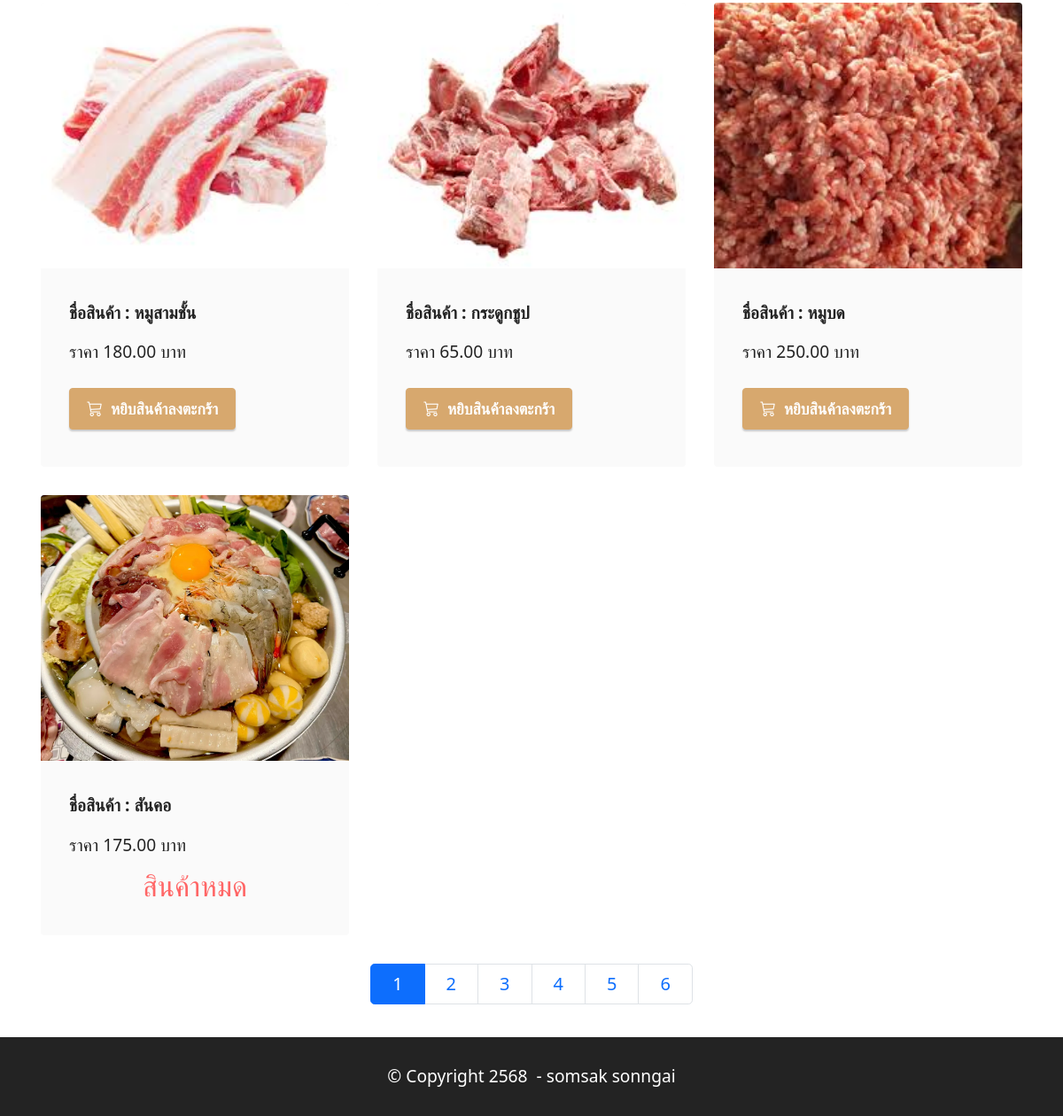
Before: /product/ (lower part) with the older database file.
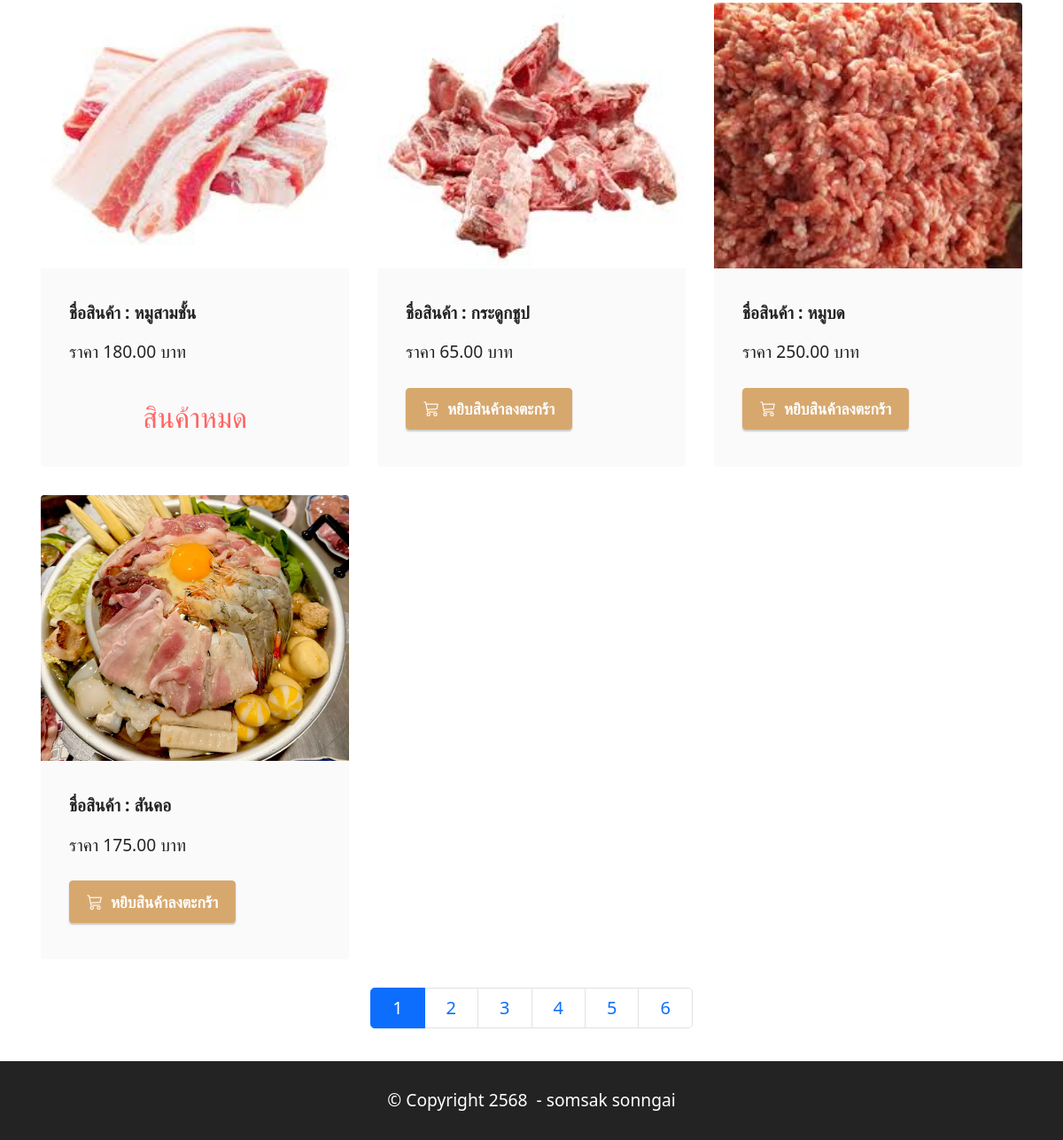
After: the same page with the newer database file.
### productapp/models.py (models this page shows, shortened)
class Product1(models.Model):
    category = models.ForeignKey(Category, on_delete=models.CASCADE,null=True)  # เชื่อมโยงกับ Category
    name = models.CharField(max_length=100)  # ชื่อสินค้า
    description = models.TextField(max_length=500)
    price = models.DecimalField(max_digits=10, decimal_places=2)
    stock = models.DecimalField(max_digits=10, decimal_places=2)
    is_trending = models.BooleanField(default=False)
    image = models.ImageField(upload_to="product")
    profitprice = models.DecimalField(max_digits=10, decimal_places=2)
    created_at = models.DateTimeField(auto_now_add=True)  # วันที่เพิ่ม
    updated_at = models.DateTimeField(auto_now=True)      # วันที่แก้ไข
    barcode = models.CharField(max_length=13, unique=True) # สามารถที่จะทำการเพิ่มได้แค่ 13 ตัว
    class Meta:
        verbose_name = "Product"
        verbose_name_plural = "รายการสินค้า"

### productapp/views.py (the view)
# urls.py: path('product/',views.product_list,name='product1'),
def product_list(request):
     all_product=Product1.objects.all().order_by("category") # เรียกลำดับจากชื่อสินค้า ถ้าเป็นการเพิ่ม order_by ตัวนี้จะมีการเชื่อมโยงกับ Product.html
     page=request.GET.get("page") # ดึงค่า parameter page เพิ่อระบุว่าผู้ใช้ต้องการดูหน้าที่เท่าไหร่ ถ้าไม่มี parametre page ใน url ค่านี้จะเป็น  None
     paginator=Paginator(all_product,10) #สร้าง object Paginator เพื่อแบ่งข้อมูล all_product ออกเป็นหน้า page โดยแต่ล่ะหน้าจะแสดงข้อมูล 3 รายการ
     all_product=paginator.get_page(page) #ดึงข้อมูลของหน้าที่ผู้ชายที่จะต้องการดู (ตามค่า page ที่ได้จาก url ) ถ้า page เป็น None  หรือไม่ถูกต้อง (เช่น มากกว่าจำนวณหน้าทั้งหมด ) จะดึงข้อมูลหน้าแรกมาให้โดยอัตโนมัติ
     return render (request,"product.html",{"all_product":all_product}) #ทำการดึงค่าตัวแปรมาเก็บไว้แล้ว Return กับไป

### productapp/templates/product.html (shortened to what this page needs)
{% extends "layout.html"%}
{% load humanize %}
{% block content%}
<section class="content2 cid-tsEQSCqggh" id="content2-2">
    <div class="container">
        <div class="row mt-4">
        {% for Product1 in all_product %}
        <div class="item features-image сol-12 col-md-6 col-lg-4">
            <div class="item-wrapper">
                <div class="item-img">
                    <a href="{% url 'productDetail' Product1.id %}">
                        <img src="{{ Product1.image.url }}" >
                    </a>
                </div>
                <div class="item-content">
                    <h6 class="item-subtitle mbr-fonts-style mt-1 display-7">
                        <strong>ชื่อสินค้า : {{Product1.name}}</strong>
                    </h6>
                    <p class="mbr-text mbr-fonts-style mt-3 display-7">ราคา {{Product1.price | intcomma}} บาท</p>
                </div>
                <div class="mbr-section-btn item-footer mt-2">
                    {%if Product1.stock <= 0 %}
                         <h2 class="text-secondary text-center" t>สินค้าหมด</h2>
                    {% else %}
                        <a href="{% url 'addCart' Product1.id %}" class="btn btn-primary display-4">
                             <i class="bi bi-cart3"></i></i>&nbsp;
                                หยิบสินค้าลงตะกร้า
                         </a>
                     {% endif %}
                </div>
            </div>
        </div>
        {% endfor %}
        <nav aria-label="product-pagination" class="media-container-row">
            <ul class="pagination pagination-lg">
               {% for num in all_product.paginator.page_range %} <!--ตัวนี้สมารถเข้าไปเรียกใช้ให้ปุ่มมันเรียงกันได้ สามารถเข้าไปที่ all_product.paginator.page_range ->>
                    {% if num != all_product.number %}
                        <li class="page-item ">
                            <a class="page-link" href="?page={{num}}">{{num}}</a>
                        </li>
                    {% else %}
                        <li class="page-item active ">
                            <a class="page-link" href="?page={{num}}">{{num}}</a>
                        </li>
                     {% endif %}
               {% endfor %}
            </ul>
        </nav>
    </div>
</section>
{% endblock%}

Changed rows visible on the page:
changed Product1 "หมูสามชั้น": stock "หยิบสินค้าลงตะกร้า" → "สินค้าหมด"
changed Product1 "สันคอ": stock "สินค้าหมด" → "หยิบสินค้าลงตะกร้า"
